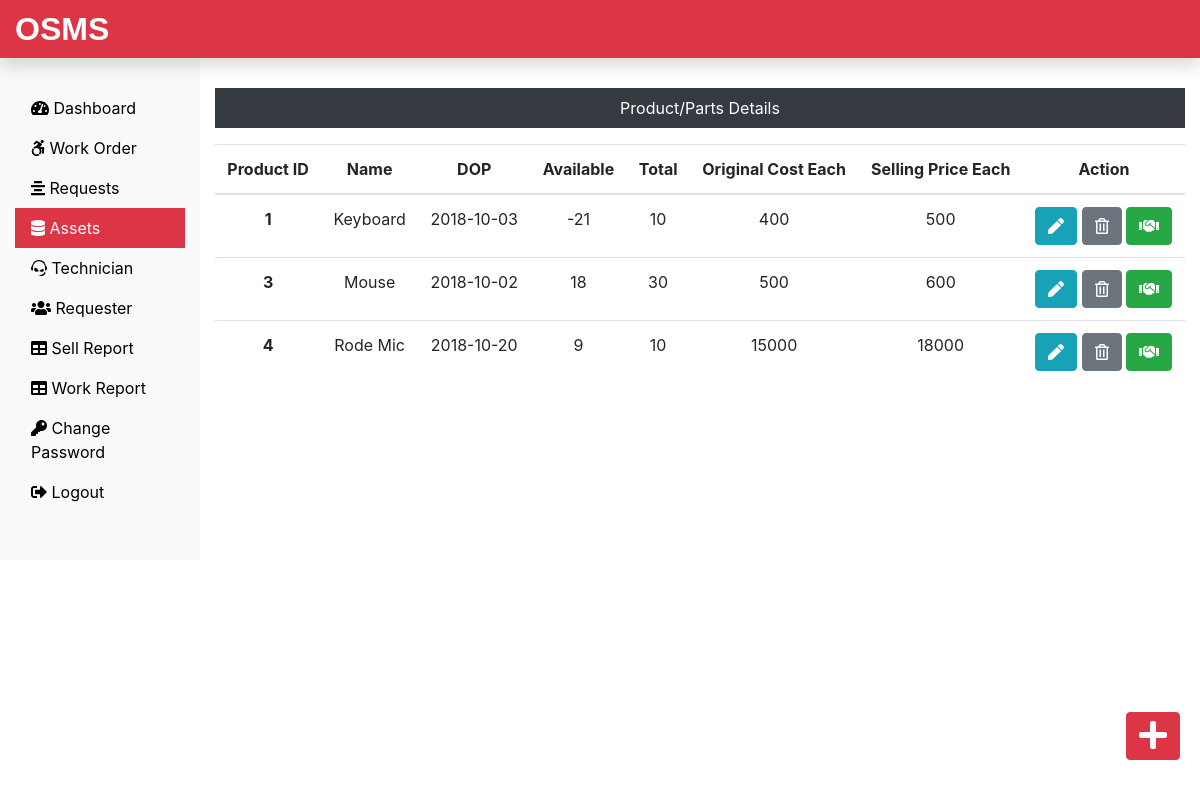
Page /Admin/assets.php (signed in) on the committed database.
### tables this page shows
CREATE TABLE `assets_tb` (
  `pid` int(11) NOT NULL,
  `pname` varchar(60) NOT NULL,
  `pdop` date NOT NULL,
  `pava` int(11) NOT NULL,
  `ptotal` int(11) NOT NULL,
  `poriginalcost` int(11) NOT NULL,
  `psellingcost` int(11) NOT NULL
);

### Admin/assets.php (the view, shortened to what this page needs)
<?php
include('includes/header.php');
include('../dbConnection.php');
?>
<div class="col-sm-9 col-md-10 mt-5 text-center">
  <p class=" bg-dark text-white p-2">Product/Parts Details</p>
  <?php
    $sql = "SELECT * FROM assets_tb";
    $result = $conn->query($sql);
    if($result->num_rows > 0){
  echo '<table class="table">
    <thead>
      <tr>
        <th scope="col">Product ID</th>
        <th scope="col">Name</th>
        <th scope="col">DOP</th>
        <th scope="col">Available</th>
        <th scope="col">Total</th>
        <th scope="col">Original Cost Each</th>
        <th scope="col">Selling Price Each</th>
        <th scope="col">Action</th>
      </tr>
    </thead>
    <tbody>';
    while($row = $result->fetch_assoc()){
      echo '<tr>
        <th scope="row">'.$row["pid"].'</th>
        <td>'.$row["pname"].'</td>
        <td>'.$row["pdop"].'</td>
        <td>'.$row["pava"].'</td>
        <td>'.$row["ptotal"].'</td>
        <td>'.$row["poriginalcost"].'</td>
        <td>'.$row["psellingcost"].'</td>
        <td>
          <form action="editproduct.php" method="POST" class="d-inline"> <input type="hidden" name="id" value='. $row["pid"] .'><button type="submit" class="btn btn-info" name="view" value="View"><i class="fas fa-pen"></i></button></form>
          <form action="" method="POST" class="d-inline"><input type="hidden" name="id" value='. $row["pid"] .'><button type="submit" class="btn btn-secondary" name="delete" value="Delete"><i class="far fa-trash-alt"></i></button></form>
          <form action="sellproduct.php" method="POST" class="d-inline"><input type="hidden" name="id" value='. $row["pid"] .'><button type="submit" class="btn btn-success" name="issue" value="Issue"><i class="fas fa-handshake"></i></button></form>
        </td>
      </tr>';
    }
    echo '</tbody>
  </table>';
  } else {
    echo "0 Result";
  }
  ?>
</div>
</div>
<a class="btn btn-danger box" href="addproduct.php"><i class="fas fa-plus fa-2x"></i></a>
</div>
<?php
include('includes/footer.php');
?>

### css/custom.css (style rules this page uses)
a { color: black; }
.box { position: fixed; bottom: 10px; right: 20px; margin-bottom: 30px; }

### rows in the picture
assets_tb: pid "1", pname "Keyboard", pdop "2018-10-03", pava "-21", ptotal "10", poriginalcost "400", psellingcost "500"
assets_tb: pid "3", pname "Mouse", pdop "2018-10-02", pava "18", ptotal "30", poriginalcost "500", psellingcost "600"
assets_tb: pid "4", pname "Rode Mic", pdop "2018-10-20", pava "9", ptotal "10", poriginalcost "15000", psellingcost "18000"
